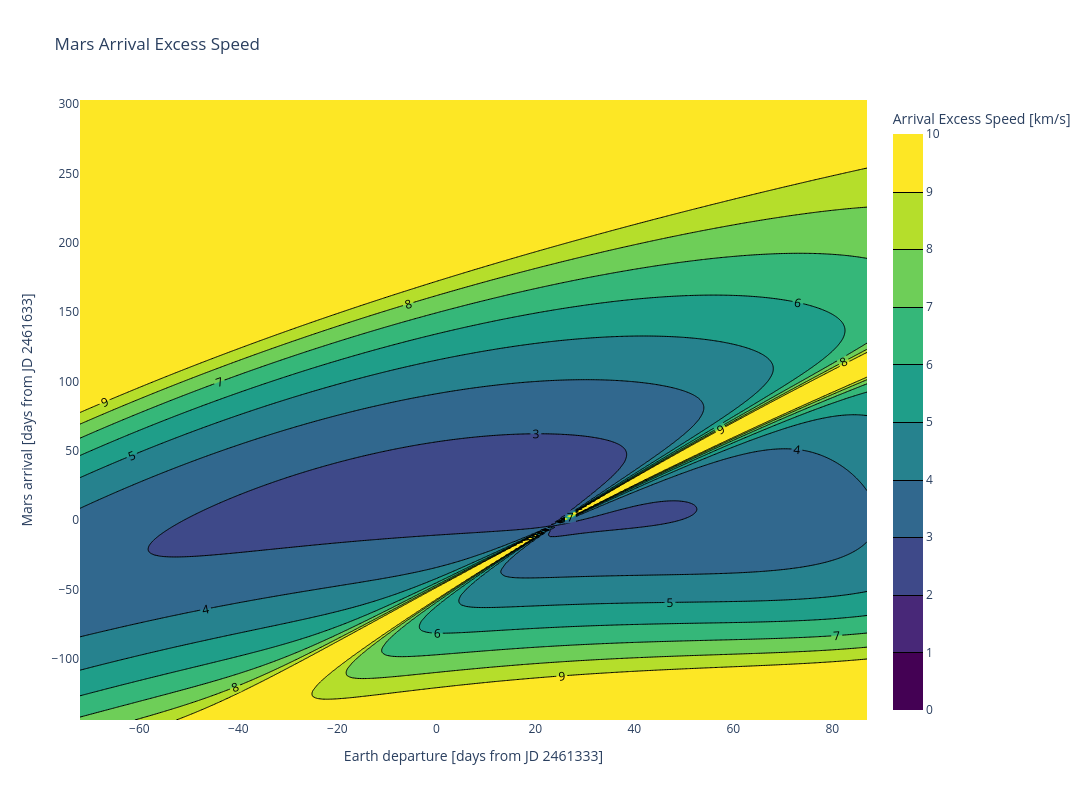

Notebook code for this chart:
### Markdown cell above
### Part e

### Code cell
v_arr_inf_norm = norm(v_arr_inf, axis=2)

fig = go.Figure(go.Contour(
    x=t_dep_jd - T_DEP_NOMINAL_JD,
    y=t_arr_jd - T_ARR_NOMINAL_JD,
    z=v_arr_inf_norm.T,
    contours={"size": 10, "coloring": "fill", "showlabels": True},
    line={"width": 1, "smoothing": 0},
    colorscale="Viridis",
    zmin=0, zmax=10,
    connectgaps=False,
    colorbar={"title": "Arrival Excess Speed [km/s]"},
    hovertemplate="Departure offset: %{x} days<br>Arrival offset: %{y} days<br>DLA: %{z:.2f}º<extra></extra>",
))
fig.update_layout(
    title="Mars Arrival Excess Speed",
    xaxis_title=f"Earth departure [days from JD {T_DEP_NOMINAL_JD}]",
    yaxis_title=f"Mars arrival [days from JD {T_ARR_NOMINAL_JD}]",
    width=1200, height=800,
)
fig.show()
fig.write_image("plots_temp/earth-to-mars-v-arr-inf.png", width=2000, height=1200, scale=2)

### Figure 1 — Plotly figure (JSON) as saved in the notebook; plotly's stock layout.template omitted (floating-point values rounded to 4 significant figures; data arrays with more than 128 entries replaced by an {"elided": "..."} marker saying what was removed)
{"data": [{"colorbar": {"title": {"text": "Arrival Excess Speed [km/s]"}}, "colorscale": [[0, "#440154"], [0.1111, "#482878"], [0.2222, "#3e4989"], [0.3333, "#31688e"], [0.4444, "#26828e"], [0.5556, "#1f9e89"], [0.6667, "#35b779"], [0.7778, "#6ece58"], [0.8889, "#b5de2b"], [1, "#fde725"]], "connectgaps": false, "contours": {"coloring": "fill", "showlabels": true, "size": 10}, "hovertemplate": "Departure offset: %{x} days<br>Arrival offset: %{y} days<br>DLA: %{z:.2f}º<extra></extra>", "line": {"smoothing": 0, "width": 1}, "type": "contour", "x": {"elided": "160 int values"}, "y": {"elided": "448 int values"}, "z": {"elided": "448x160 float values"}, "zmax": 10, "zmin": 0}], "layout": {"height": 800, "title": {"text": "Mars Arrival Excess Speed"}, "width": 1200, "xaxis": {"title": {"text": "Earth departure [days from JD 2461333]"}}, "yaxis": {"title": {"text": "Mars arrival [days from JD 2461633]"}}}}
